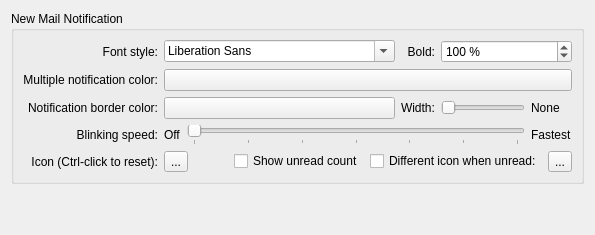
     <widget class="QWidget" name="tab">
      <attribute name="title">
       <string>General</string>
      </attribute>
      <layout class="QVBoxLayout" name="verticalLayout">
       <item>
        <widget class="QGroupBox" name="groupBox_2">
         <property name="title">
          <string>New Mail Notification</string>
         </property>
         <layout class="QGridLayout" name="gridLayout_2">
          <item row="0" column="1" colspan="2">
           <widget class="QFontComboBox" name="notificationFont"/>
          </item>
          <item row="3" column="2" colspan="3">
           <widget class="QSlider" name="sliderBlinkingSpeed">
            <property name="maximum">
             <number>30</number>
            </property>
            <property name="singleStep">
             <number>5</number>
            </property>
            <property name="pageStep">
             <number>5</number>
            </property>
            <property name="orientation">
             <enum>Qt::Orientation::Horizontal</enum>
            </property>
            <property name="tickPosition">
             <enum>QSlider::TickPosition::TicksBelow</enum>
            </property>
           </widget>
          </item>
          <item row="4" column="1" colspan="5">
           <layout class="QHBoxLayout" name="horizontalLayout_9">
            <item>
             <widget class="QToolButton" name="btnNotificationIcon">
              <property name="text">
               <string notr="true">...</string>
              </property>
             </widget>
            </item>
            <item>
             <spacer name="horizontalSpacer_4">
              <property name="orientation">
               <enum>Qt::Orientation::Horizontal</enum>
              </property>
              <property name="sizeHint" stdset="0">
               <size>
                <width>40</width>
                <height>20</height>
               </size>
              </property>
             </spacer>
            </item>
            <item>
             <widget class="QCheckBox" name="boxShowUnreadCount">
              <property name="whatsThis">
               <string>&lt;html&gt;&lt;head/&gt;&lt;body&gt;&lt;p&gt;If this box is checked, the Birdtray icon will show the number of unread emails.&lt;/p&gt;&lt;p&gt;&lt;br/&gt;If it is unchecked, no count will be shown, and you will only know about unread emails because of the blinking or different icon, depending on your settings.&lt;/p&gt;&lt;/body&gt;&lt;/html&gt;</string>
              </property>
              <property name="text">
               <string>Show unread count</string>
              </property>
             </widget>
            </item>
            <item>
             <widget class="QCheckBox" name="boxNotificationIconUnread">
              <property name="text">
               <string>Different icon when unread:</string>
              </property>
             </widget>
            </item>
            <item>
             <widget class="QToolButton" name="btnNotificationIconUnread">
              <property name="text">
               <string notr="true">...</string>
              </property>
             </widget>
            </item>
           </layout>
          </item>
          <item row="3" column="1">
           <widget class="QLabel" name="label_15">
            <property name="sizePolicy">
             <sizepolicy hsizetype="Fixed" vsizetype="Preferred">
              <horstretch>0</horstretch>
              <verstretch>0</verstretch>
             </sizepolicy>
            </property>
            <property name="text">
             <string>Off</string>
            </property>
           </widget>
          </item>
          <item row="3" column="5">
           <widget class="QLabel" name="label_16">
            <property name="sizePolicy">
             <sizepolicy hsizetype="Fixed" vsizetype="Preferred">
              <horstretch>0</horstretch>
              <verstretch>0</verstretch>
             </sizepolicy>
            </property>
            <property name="text">
             <string>Fastest</string>
            </property>
           </widget>
          </item>
          <item row="4" column="0">
           <widget class="QLabel" name="label_10">
            <property name="text">
             <string>Icon (Ctrl-click to reset):</string>
            </property>
            <property name="alignment">
             <set>Qt::AlignmentFlag::AlignRight|Qt::AlignmentFlag::AlignTrailing|Qt::AlignmentFlag::AlignVCenter</set>
            </property>
           </widget>
          </item>
          <item row="1" column="0">
           <widget class="QLabel" name="label_3">
            <property name="whatsThis">
             <string>&lt;html&gt;&lt;head/&gt;&lt;body&gt;&lt;p&gt;This notification color will be used when more than one monitored account has unread emails.&lt;/p&gt;&lt;/body&gt;&lt;/html&gt;</string>
            </property>
            <property name="text">
             <string>Multiple notification color:</string>
            </property>
            <property name="alignment">
             <set>Qt::AlignmentFlag::AlignRight|Qt::AlignmentFlag::AlignTrailing|Qt::AlignmentFlag::AlignVCenter</set>
            </property>
           </widget>
          </item>
          <item row="1" column="1" colspan="5">
           <widget class="ColorButton" name="btnNotificationColor">
            <property name="text">
             <string/>
            </property>
           </widget>
          </item>
          <item row="0" column="4" colspan="2">
           <widget class="QSpinBox" name="notificationFontWeight">
            <property name="toolTip">
             <string>&lt;html&gt;&lt;head/&gt;&lt;body&gt;&lt;p&gt;This changes the font thickness, i.e. makes the font bold.&lt;/p&gt;&lt;/body&gt;&lt;/html&gt;</string>
            </property>
            <property name="suffix">
             <string notr="true"> %</string>
            </property>
            <property name="maximum">
             <number>198</number>
            </property>
            <property name="singleStep">
             <number>2</number>
            </property>
            <property name="value">
             <number>100</number>
            </property>
           </widget>
          </item>
          <item row="3" column="0">
           <widget class="QLabel" name="label_4">
            <property name="text">
             <string>Blinking speed:</string>
            </property>
            <property name="alignment">
             <set>Qt::AlignmentFlag::AlignRight|Qt::AlignmentFlag::AlignTrailing|Qt::AlignmentFlag::AlignVCenter</set>
            </property>
           </widget>
          </item>
          <item row="0" column="0">
           <widget class="QLabel" name="label_2">
            <property name="text">
             <string>Font style:</string>
            </property>
            <property name="alignment">
             <set>Qt::AlignmentFlag::AlignRight|Qt::AlignmentFlag::AlignTrailing|Qt::AlignmentFlag::AlignVCenter</set>
            </property>
           </widget>
          </item>
          <item row="0" column="3">
           <widget class="QLabel" name="label_9">
            <property name="text">
             <string>Bold:</string>
            </property>
            <property name="alignment">
             <set>Qt::AlignmentFlag::AlignRight|Qt::AlignmentFlag::AlignTrailing|Qt::AlignmentFlag::AlignVCenter</set>
            </property>
           </widget>
          </item>
          <item row="2" column="0">
           <widget class="QLabel" name="label_17">
            <property name="text">
             <string>Notification border color:</string>
            </property>
            <property name="alignment">
             <set>Qt::AlignmentFlag::AlignRight|Qt::AlignmentFlag::AlignTrailing|Qt::AlignmentFlag::AlignVCenter</set>
            </property>
           </widget>
          </item>
          <item row="2" column="1" colspan="2">
           <widget class="ColorButton" name="borderColorButton">
            <property name="text">
             <string/>
            </property>
           </widget>
          </item>
          <item row="2" column="3">
           <widget class="QLabel" name="label_18">
            <property name="text">
             <string>Width:</string>
            </property>
           </widget>
          </item>
          <item row="2" column="4">
           <widget class="QSlider" name="borderWidthSlider">
            <property name="maximum">
             <number>100</number>
            </property>
            <property name="orientation">
             <enum>Qt::Orientation::Horizontal</enum>
            </property>
           </widget>
          </item>
          <item row="2" column="5">
           <widget class="QLabel" name="borderWidthLabel">
            <property name="sizePolicy">
             <sizepolicy hsizetype="Fixed" vsizetype="Preferred">
              <horstretch>0</horstretch>
              <verstretch>0</verstretch>
             </sizepolicy>
            </property>
            <property name="text">
             <string>None</string>
            </property>
           </widget>
          </item>
         </layout>
        </widget>
       </item>
       <item>
        <spacer name="verticalSpacer_5">
         <property name="orientation">
          <enum>Qt::Orientation::Vertical</enum>
         </property>
         <property name="sizeHint" stdset="0">
          <size>
           <width>20</width>
           <height>40</height>
          </size>
         </property>
        </spacer>
       </item>
      </layout>
     </widget>
